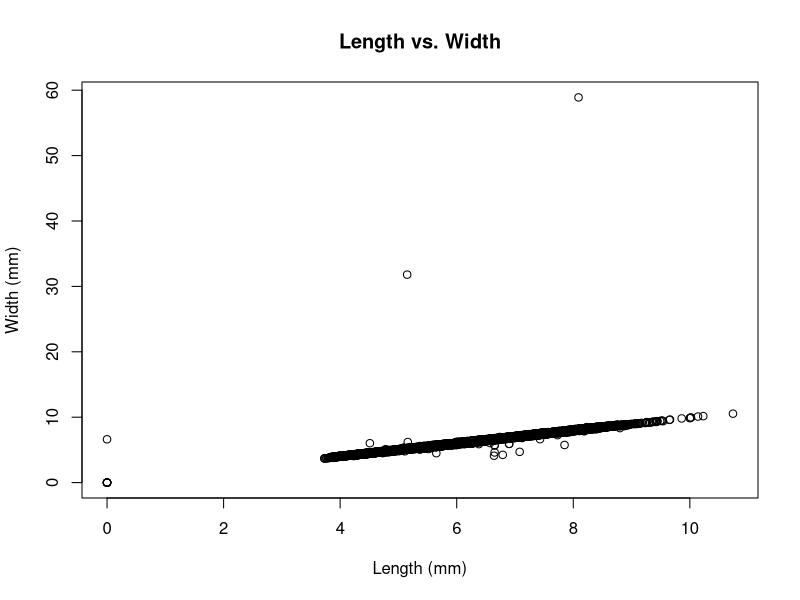

This chart was generated by the following R code:
## ---- chunk 1
library(tidyverse) 
library(ggplot2)
## ---- chunk 2
diamonds <- diamonds %>% rename(
    depth_pct = depth,
    length_mm = x,
    width_mm = y,
    depth_mm = z,
    table_pct = table
  )
## ---- chunk 3
str(diamonds)
table(clarity = diamonds$clarity)
summary(diamonds)
plot(diamonds$length_mm, diamonds$width_mm, main = "Length vs. Width", xlab = "Length (mm)", ylab = "Width (mm)")

## ---- chunk 4

diamonds <- diamonds %>%
  mutate(table_mm = table_pct * width_mm / 100)

# Overall table_mm arithmetic mean?
mean_table_length <- mean(diamonds$table_mm)






# table_mm arithmetic mean within each clarity category
library(dplyr)
diamonds_summary <- diamonds %>%
group_by(clarity) %>%
summarize(mean_table_length = mean(table_mm))
mean_table_length <- mean(diamonds$table_mm)





## ---- chunk 5
# Write gmean() command



## ---- chunk 6

test_data <- list(
  test1 = c(2.1, 3.8, 4.2),
  test2 = c(1, 10, 100, 1000),
  test3 = c(0, 1, 4),
  test4 = c(0.38,  0.94, -1.56),
  test5 = c(TRUE, TRUE),
  test6 = c("6", "7", "8")
)


# Create for loop to test gmean() on the above examples


## ---- chunk 7
# Copy gmean() from Ex4 and edit it to check the input





# Copy your code from Ex 5 to test your new command





## ---- chunk 8
# Overall table_mm geometic mean?






# table_mm geometic mean within each clarity category






## ---- chunk 9
# Create gmean2() that computes the geometric mean 
#   that uses the original definition






## ---- chunk 10
# Create a function that computes the harmonic mean







